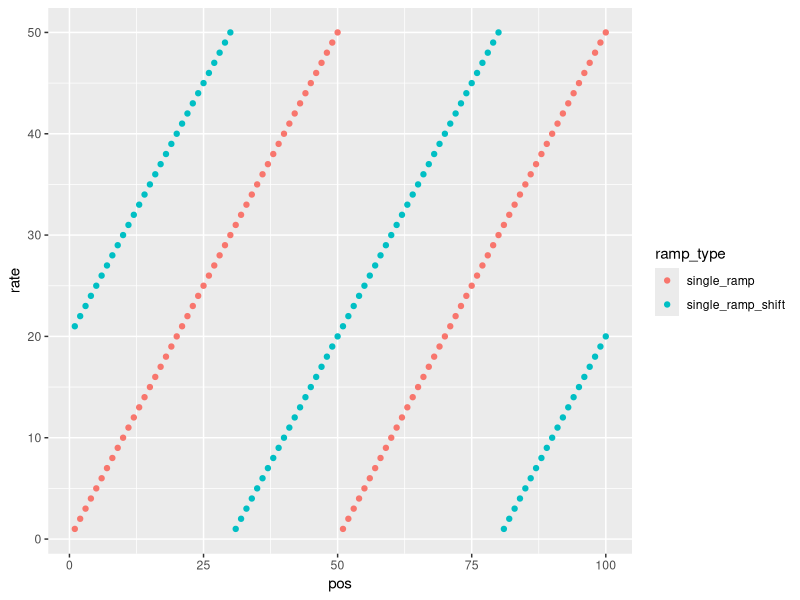
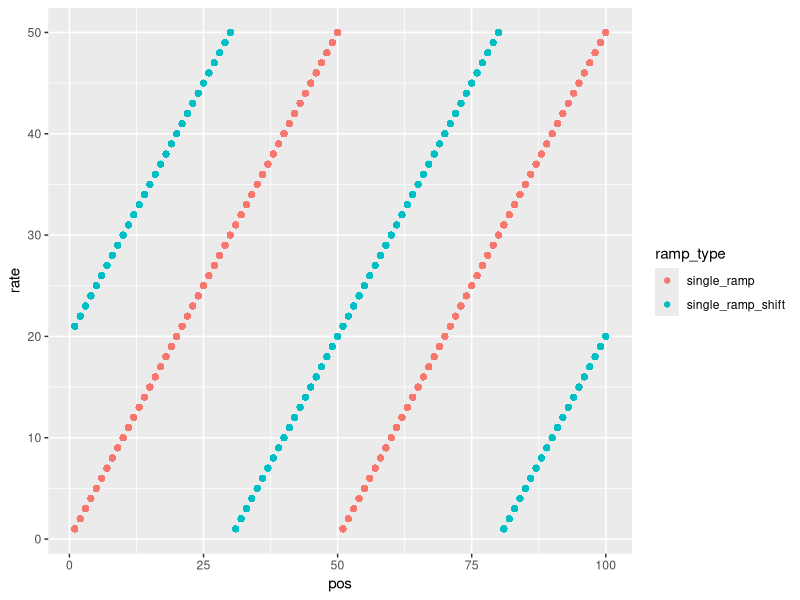
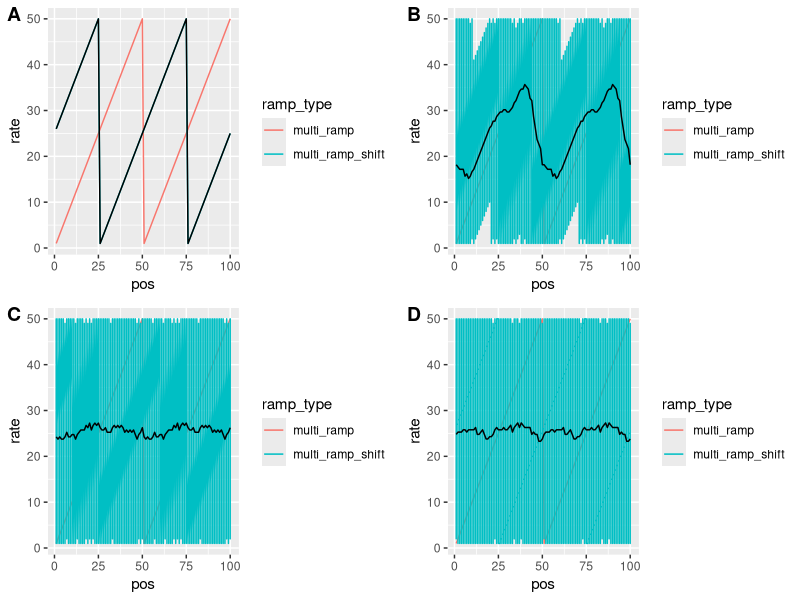

These figures' R source, in order:
# set up
library(tidyverse)
library(cowplot)

# Simulate ramp data
roll <- function(x, n) {
  x[(seq_along(x) - (n+1)) %% length(x) + 1]
}

n_shuffles <- 100
save_figures <- 0

# Choose a random number to shift the ramps buy
random_start <- runif(1, 0, 100)

# Make ramps and randomly shifted ramps
single_ramps <- tibble(pos = c(1:100),
                       single_ramp = c(1:50,1:50),
                       single_ramp_shift = roll(c(1:50, 1:50), round(random_start))) %>%
  gather("ramp_type", "rate", -pos)


# Plot
ggplot(single_ramps, aes(pos, rate, colour = ramp_type)) +
  geom_point()


# Make a concatenated version of each ramp
multi_ramps <- map_dfr(seq_len(n_shuffles), ~single_ramps)

# Plot (trivially this looks the same as the single ramp plot)
ggplot(multi_ramps, aes(pos, rate, colour = ramp_type)) +
  geom_point()

# Function to introduce jitter between consecutive ramps
jitter_singles <- function(jit = 10, random_start = 25, shuffle_type = "continuous") {
  random_jitter = round(random_start)

  out_df <- tibble(pos = c(1:100),
                   multi_ramp = c(1:50,1:50),
                   multi_ramp_shift = roll(c(1:50, 1:50), random_jitter)) %>%
    gather("ramp_type", "rate", -pos)
  
  for (i in 2:n_shuffles) {
    random_jitter <- ifelse(identical(shuffle_type,"continuous"),
                            random_jitter + round(runif(1, -jit/2, jit/2)),
                            random_start + round(runif(1, 0, jit)))
    another_jitter <- tibble(pos = c(1:100),
                             multi_ramp = c(1:50,1:50),
                             multi_ramp_shift = roll(c(1:50, 1:50), random_jitter)) %>%
      gather("ramp_type", "rate", -pos)
    out_df <- rbind(out_df, another_jitter)
  }
  out_df
}

# To plot jittered data with a mean overlaid
plot_multi <- function(df) {
  m_r_j_mean <- df %>%
    filter(ramp_type == "multi_ramp_shift") %>%
    group_by(pos) %>%
    summarise(rate = mean(rate))
  ggplot(df, aes(pos, rate, colour = ramp_type)) +
    geom_line() +
    geom_line(data = m_r_j_mean, (aes(pos, rate)), colour = "black")
}

# No jitter, circular shuffle
multi_ramps_jitter_low <- jitter_singles(1, 25)
multi_ramps_jitter_low_plot <- plot_multi(multi_ramps_jitter_low)

# Moderate jitter, circular shuffle
multi_ramps_jitter_moderate <- jitter_singles(10, 25)
multi_ramps_jitter_moderate_plot <- plot_multi(multi_ramps_jitter_moderate)


# High jitter, circular shuffle
multi_ramps_jitter_high <- jitter_singles(25, 25)
multi_ramps_jitter_high_plot <- plot_multi(multi_ramps_jitter_high)

# Resetting shuffle.
# With jitter = 100 each shuffle has equal probability of being from anywhere on the track.
multi_ramps_reset <- jitter_singles(jit = 100, random_start = 25, shuffle_type = "reset")
multi_ramps_reset_plot <- plot_multi(multi_ramps_reset)


plot_grid(multi_ramps_jitter_low_plot,
          multi_ramps_jitter_moderate_plot,
          multi_ramps_jitter_high_plot,
          multi_ramps_reset_plot,
          labels = "AUTO")

if (save_figures == 1) {
  ggsave("plots/shuffle_comparisons.jpg")
}

